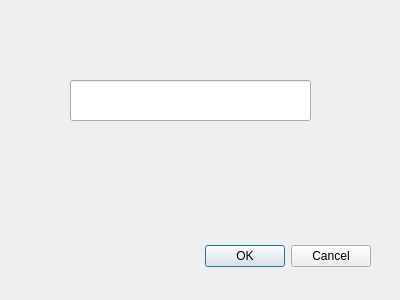
<?xml version="1.0" encoding="UTF-8"?>
<ui version="4.0">
 <class>Usun_dialog</class>
 <widget class="QDialog" name="Usun_dialog">
  <property name="geometry">
   <rect>
    <x>0</x>
    <y>0</y>
    <width>400</width>
    <height>300</height>
   </rect>
  </property>
  <property name="windowTitle">
   <string>Dialog</string>
  </property>
  <widget class="QDialogButtonBox" name="buttonBox">
   <property name="geometry">
    <rect>
     <x>30</x>
     <y>240</y>
     <width>341</width>
     <height>32</height>
    </rect>
   </property>
   <property name="orientation">
    <enum>Qt::Horizontal</enum>
   </property>
   <property name="standardButtons">
    <set>QDialogButtonBox::Cancel|QDialogButtonBox::Ok</set>
   </property>
  </widget>
  <widget class="QLineEdit" name="lineEdit">
   <property name="geometry">
    <rect>
     <x>70</x>
     <y>80</y>
     <width>241</width>
     <height>41</height>
    </rect>
   </property>
  </widget>
 </widget>
 <resources/>
 <connections>
  <connection>
   <sender>buttonBox</sender>
   <signal>accepted()</signal>
   <receiver>Usun_dialog</receiver>
   <slot>accept()</slot>
   <hints>
    <hint type="sourcelabel">
     <x>248</x>
     <y>254</y>
    </hint>
    <hint type="destinationlabel">
     <x>157</x>
     <y>274</y>
    </hint>
   </hints>
  </connection>
  <connection>
   <sender>buttonBox</sender>
   <signal>rejected()</signal>
   <receiver>Usun_dialog</receiver>
   <slot>reject()</slot>
   <hints>
    <hint type="sourcelabel">
     <x>316</x>
     <y>260</y>
    </hint>
    <hint type="destinationlabel">
     <x>286</x>
     <y>274</y>
    </hint>
   </hints>
  </connection>
 </connections>
</ui>
